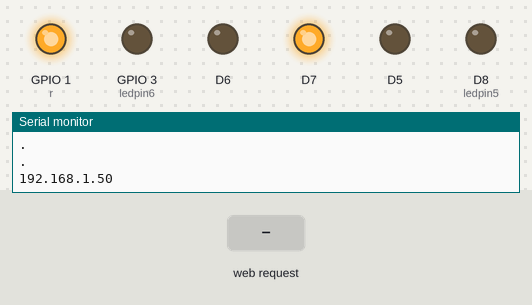
A sketch run on a simulated ESP8266 (Wemos D1 mini). On the bench: output pins drawn as LEDs (lit = HIGH), the last lines printed to the serial monitor. The test bench sets the inputs (shaded band). WiFi joins after 1.5 s; servers stay silent unless stated.

Above: at 2.7 s.
2.8 s: HTTP request GET /dir=b/dir=lt received
At 3.2 s:
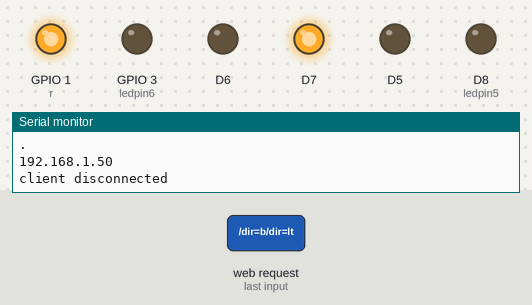
4.3 s: HTTP request GET /dir=r/dir=rt received
At 5.6 s:
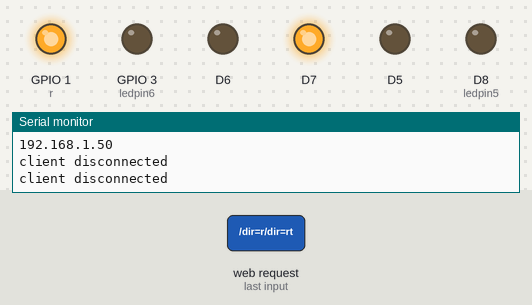
Timing chart, 0 to 7.3 s (numbered marks = the images above; inputs shaded):
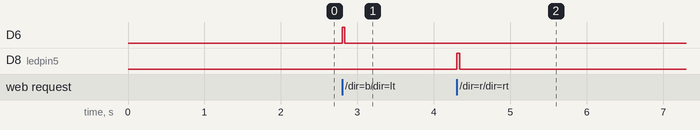

The sketch:

wemoscontrolledbot.ino
```cpp
#include<ESP8266WiFi.h>

WiFiServer server(80);

const char* ssid = "Ap";
const char* password = "234567890";
int ledpin5=D8;
int ledpin6=D9;
int ledpin7=D12;
int ledpin8=D13;
int l = D11;
int r = D10;

void setup() {
  // put your setup code here, to run once:
 Serial.begin(115200);
 delay(10);
 Serial.println();
 WiFi.begin(ssid,password);
pinMode(ledpin5,OUTPUT);
pinMode(ledpin6,OUTPUT);
pinMode(ledpin7,OUTPUT);
pinMode(ledpin8,OUTPUT);
    digitalWrite(ledpin7,LOW);
    digitalWrite(ledpin8,LOW);
    digitalWrite(ledpin5,LOW);
    digitalWrite(ledpin6,LOW);
while(WiFi.status() !=WL_CONNECTED){
  delay(500);
  Serial.println(".");
  pinMode(l,OUTPUT);
  analogWrite(l,340);
    pinMode(r,OUTPUT);
  analogWrite(r,300);
  }

  server.begin();
  Serial.println(WiFi.localIP());
}

void loop() {
  // put your main code here, to run repeatedly:
  WiFiClient client  = server.available();
  if(!client){
    return;
    }
  while(!client.available()){
    delay(200);
    }
  String s = "HII!!";
String request = client.readStringUntil('\r');
    client.flush();


  if (request.indexOf("/dir=b/dir=lt") != -1 || request.indexOf("/dir=f/dir=lt") != -1||request.indexOf("/dir=l/dir=lt") != -1||request.indexOf("/dir=r/dir=lt") != -1
  ||request.indexOf("/dir=s/dir=lt") !=-1||request.indexOf("/dir=lt") != -1) {
    digitalWrite(ledpin7, HIGH);
    digitalWrite(ledpin8,LOW);
    digitalWrite(ledpin5,LOW);
    digitalWrite(ledpin6,LOW);
  delay(37);
    digitalWrite(ledpin7,LOW);
    digitalWrite(ledpin8,LOW);
    digitalWrite(ledpin5,LOW);
    digitalWrite(ledpin6,LOW);
    s = "TURNING LEFT";

  }
  else if (request.indexOf("/dir=r/dir=rt") != -1 || request.indexOf("/dir=l/dir=rt") != -1 ||request.indexOf("/dir=f/dir=rt") != -1||request.indexOf("/dir=b/dir=rt") != -1
    ||request.indexOf("/dir=s/dir=rt") !=-1||request.indexOf("/dir=rt") != -1) {
     digitalWrite(ledpin7,LOW);
    digitalWrite(ledpin8,LOW);
    digitalWrite(ledpin5,HIGH);
    digitalWrite(ledpin6,LOW);
    s = "TURNING RIGHT";
    delay(37);
     digitalWrite(ledpin7,LOW);
    digitalWrite(ledpin8,LOW);
    digitalWrite(ledpin5,LOW);
    digitalWrite(ledpin6,LOW);

  }

  else if (request.indexOf("/dir=r/") != -1){
     digitalWrite(ledpin7, LOW);
    digitalWrite(ledpin8,HIGH);
    digitalWrite(ledpin5,HIGH);
    digitalWrite(ledpin6,LOW);
    s = " MOVED RIGHT";
    delay(350);
    digitalWrite(ledpin7,LOW);
    digitalWrite(ledpin8,LOW);
    digitalWrite(ledpin5,LOW);
    digitalWrite(ledpin6,LOW);
  }
  else if (request.indexOf("/dir=l/") != -1){
     digitalWrite(ledpin7, HIGH);
    digitalWrite(ledpin8,LOW);
    digitalWrite(ledpin5,LOW);
    digitalWrite(ledpin6,HIGH);
    s = "MOVED LEFT";
  delay(280);
    digitalWrite(ledpin7,LOW);
    digitalWrite(ledpin8,LOW);
    digitalWrite(ledpin5,LOW);
    digitalWrite(ledpin6,LOW);
  }
  else if (request.indexOf("/dir=b/") != -1){
     digitalWrite(ledpin7,LOW);
    digitalWrite(ledpin8,HIGH);
    digitalWrite(ledpin5,LOW);
    digitalWrite(ledpin6,HIGH);
    s = "MOVING BACK";
     }
   else if (request.indexOf("/dir=f/") != -1){
     digitalWrite(ledpin7, HIGH);
    digitalWrite(ledpin8,LOW);
    digitalWrite(ledpin5,HIGH);
    digitalWrite(ledpin6,LOW);
    s  ="MOVING FRONT";
     }
      else if (request.indexOf("/dir=s/") != -1){
     digitalWrite(ledpin7, LOW);
    digitalWrite(ledpin8,LOW);
    digitalWrite(ledpin5,LOW);
    digitalWrite(ledpin6,LOW);
    s  ="STOP";
     }

    client.println("HTTP/1.1 200 OK");
  client.println("Content-Type: text/html");
  client.println("");
    client.println("<html><body bgcolor = aqua>\n");
    client.print("<h2>BOT IS NOW :  <h2>"+ s );
client.print("<center>\n"
"<a href = \"/dir=f\\\"><button id = front  style=\"float :absolute; font-size:25px; margin:5px ; padding : 10px; height: 50px; width: 160px; border-radius:20%\"> FRONT </button></a></center>\n"
"<br><br>");
client.println("<center>\n"
"<a href = \"/dir=l\\\"><button id = left style=\"float :absolute; margin:5px ;leftmargin:40px; font-size:25px; padding : 10px; height: 50px; width: 140px; border-radius:20%\"> LEFT </button></a> ");
client.println("<a href = \"/dir=s\\\"><button  id = right style=\"float :absolute; margin:5px ; font-size:25px; padding : 10px; background:#c4545f; height: 50px; width: 100px; border-radius:40%\">STOP</button></a>");

client.println("<a href = \"/dir=r\\\"><button  id = right style=\"float :absolute; margin:5px ;font-size:25px; padding : 10px; height: 50px; width: 140px; border-radius:20%\"> RIGHT </button></a></center>");
client.println("<br><br>\n"
"<center>\n"
"<a href = \"/dir=b\\\"><button id = back  style=\"float :absolute; margin:5px ; padding : 10px;font-size:25px; height: 50px; width: 160px; border-radius:20%\"> BACK </button></a></center>");
client.println("<p>\n"
" <div id=\"LR\"></div>\n"
" <div id=\"FB\"></div>\n"
" <div id=\"DIR\"></div>\n"
" <script type=\"text/javascript\">\n"
"if (window.DeviceOrientationEvent) {\n"
"\n"
" console.log(\"DeviceOrientation is supported\");\n"
" window.addEventListener('deviceorientation', function(eventData) {\n"
"// gamme is for left/right inclinaison\n"
"var LR = eventData.gamma;\n"
" if(LR>15){\n"
"   window.location.replace('dir=rt\');\n"
"  }\n"
"  else if(LR<-15){\n"
    " window.location.replace('dir=lt\');\n"
    " }\n"
" deviceOrientationHandler(LR, FB, DIR);\n"
"}, false);\n"
"\n"
"} else {\n"
"\n"
"alert(\"Device orientation not supported on your device or browser.Sorry.\");\n"
"}\n"
"function deviceOrientationHandler(LR, FB, DIR) {\n"
"  }\n"
"</script>\n"
"\n"
"</body></html>");
delay(1);
Serial.println("client disconnected");
Serial.println("");

}
```

Measured:
- after the input at 2.8 s, D6: LOW → HIGH at once, → LOW 0.04 s later
- after the input at 4.3 s, D8 (ledpin5): LOW → HIGH at once, → LOW 0.04 s later
